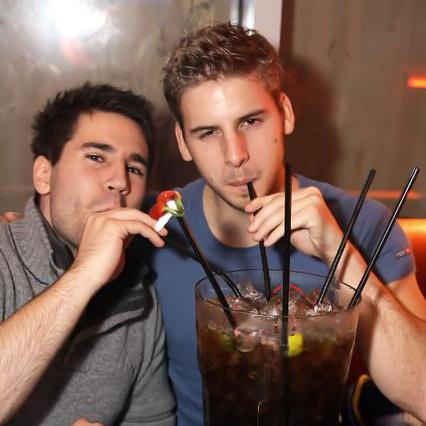
#> input picture scripts/test.jpg, 426 x 426 px
$ python get_faces.py
#> lines starting #> are read from the running program, lines starting #| are printed output that depends on the picture; after the words box and inside, x2 and y2 are one past the last pixel; in counts of white or black regions, pixels touching at a corner belong together
# -*- coding: utf-8 -*-
"""
Created on Sat Mar  1 14:33:28 2014

@author: ralph
"""

# This script lets you detect faces from an image, crop them and save the cropped images in extra files

import numpy as np
import cv2


face_cascade = cv2.CascadeClassifier('haarcascade_frontalface_alt.xml')			# define cascade classifier


img = cv2.imread('test.jpg') 													# define test image
#> img is the input picture: shape (426, 426, 3); mean B, G, R 82.9, 93.9, 123.6
gray = cv2.cvtColor(img, cv2.COLOR_BGR2GRAY)
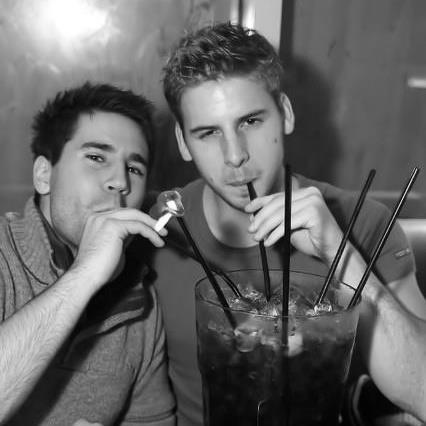
#> gray: shape (426, 426); min 0, max 255, mean 101.5

faces = face_cascade.detectMultiScale(gray, 1.3, 5)
#> faces = [[170, 83, 119, 119]]
for (x,y,w,h) in faces:
    cv2.rectangle(img,(x,y),(x+w,y+h),(255,0,0),2)
    roi_gray = gray[y:y+h, x:x+w]
    roi_color = img[y:y+h, x:x+w]
    #im = Image.open('test.jpg')
    crop_img = img[y:y+h, x:x+h]
    cv2.imwrite('cropped(%d).jpg' % x, crop_img)
#> this loop made 1 pass
#> pass 1, `roi_gray = gray[y:y+h, x:x+w]`:
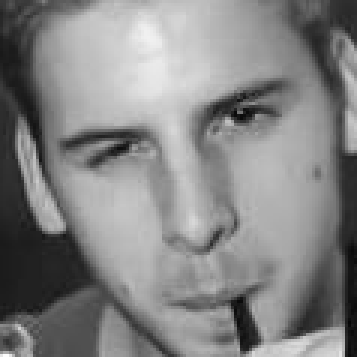
#> roi_gray: shape (119, 119) (shown 3 times larger); min 7, max 252, mean 132.2
#> pass 1, `roi_color = img[y:y+h, x:x+w]`:
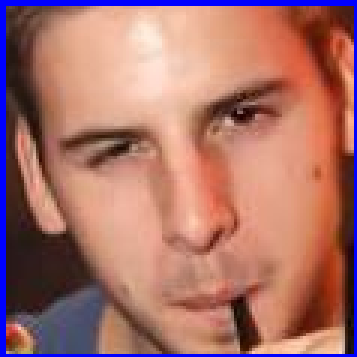
#> roi_color: shape (119, 119, 3) (shown 3 times larger); mean B, G, R 106.5, 113.3, 168.3
#> after the loop:
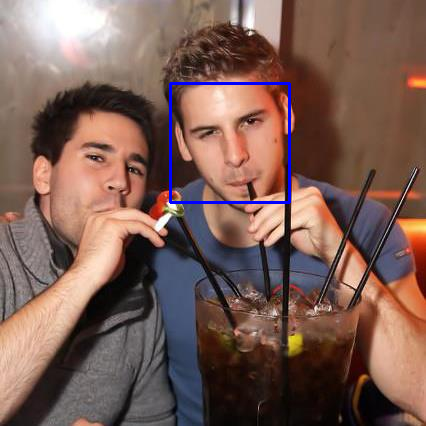
#> img: shape (426, 426, 3); 0.78% of pixels changed, all inside (x1, y1, x2, y2) = (169, 82, 291, 204)
    #cv2.imshow("cropped", crop_img)
    #img.crop((x,y,x+w,y+h)).save('cropped(%d).jpg' % x)


cv2.imshow('img',img)
cv2.waitKey(0)
cv2.destroyAllWindows()
